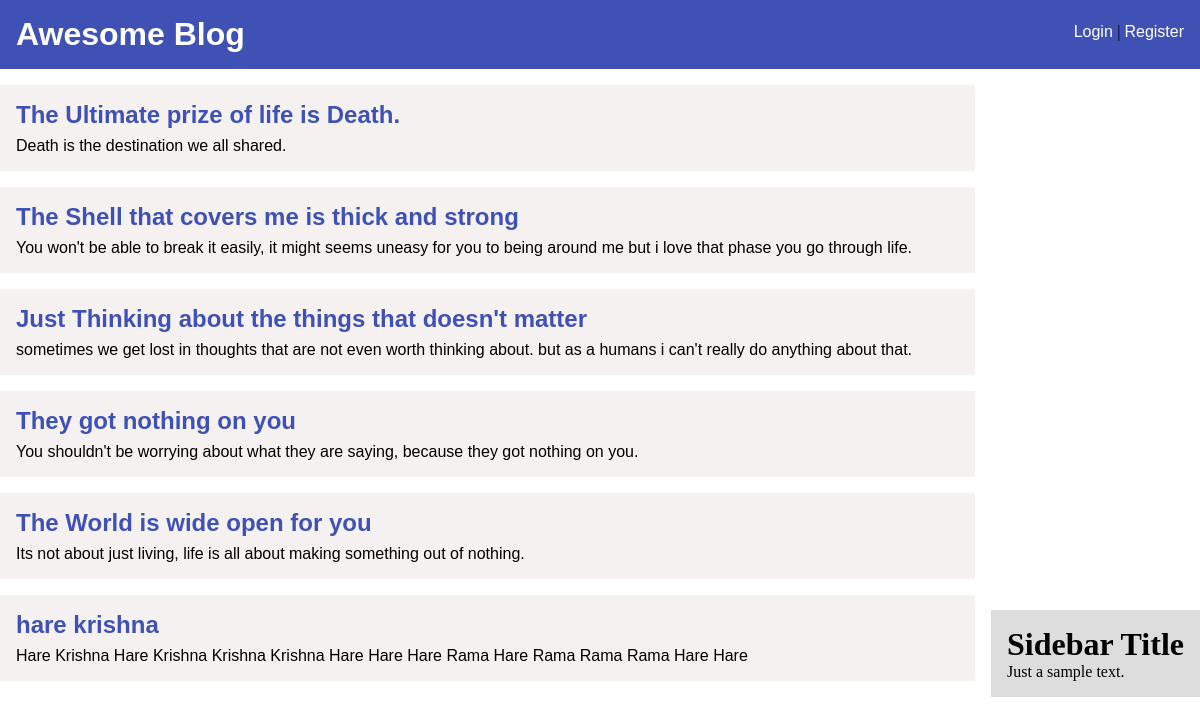
The page / on the database its author committed.
### blog/models.py (models this page shows, shortened)
class Post(models.Model):
	title = models.CharField(max_length=255)
	author = models.ForeignKey('auth.User',on_delete=models.CASCADE)
	body = models.TextField()

### blog/views.py (the view)
# urls.py: path('',HomeView.as_view(),name="home"),
class HomeView(ListView):
	model = Post
	template_name = 'home.html'
	context_object_name = 'posts'

### blog/templates/home.html
{% extends 'base.html' %}
{% block content %}
	{% for post in posts %}
		<div class="post_entry">
			<h2 class="post_title">
				<a href="{% url 'post-detail' post.pk %}">{{post.title}}</a>
			</h2>
			<p class="post_content">{{post.body}}</p>
		</div>
	{%endfor%}
{% endblock %}

### blog/templates/base.html (shortened to what this page needs)
<!DOCTYPE html>
<html>
<head>
	{% load static %}
	<link rel="stylesheet" type="text/css" href="{% static "css/style.css" %}">
</head>
<body>
	<header class="site_header">
		<div class="site_title">
			<h1><a href="{% url 'home'%}">Awesome Blog</a></h1>
			<div class="title_menu">
				{% if user.is_authenticated %}
					<a href="{% url 'post-new' %}"> + New Post </a> | <a href="{% url 'logout' %}"> Logout</a>
				{% else %}
					<a href="{% url 'login' %}">Login </a> | <a href="{% url 'register' %}"> Register</a>
				{%endif%}
			</div>
		</div>
	</header>
	<div class="content_wrapper">
		<div class="content">
			{% block content %}{% endblock%}
		</div>
		<div class="sidebar">
			<div class="widget">
				<h1 class="widget_title">Sidebar Title</h1>
				<p class="widget_content">Just a sample text.</p>
			</div>
		</div>
	</div>
</body>
</html>

### static/css/style.css (style rules this page uses)
* { margin:0; padding: 0; }
a { text-decoration: none; }
.site_header { padding: 1rem; background: #3F51B5; }
.site_title { margin: auto; max-width: 90rem; overflow:hidden; }
.site_title h1 { float: left; }
.site_title a { color: #fff; font-family: sans-serif; }
.title_menu { float: right; line-height: 2rem; }
.content_wrapper { max-width: 90rem; margin: auto; display: flex; margin-top: 1rem; align-items: end; }
.content { flex: 1 0 70%; margin-right: 1rem; }
.post_title a { font-family:sans-serif; color:#3F51B5; }
.post_entry { margin-bottom: 1rem; background: #f3eeeecf; padding: 1rem; }
.post_content { font-family: sans-serif; padding-top: .5rem; }
.sidebar { background: #ddd; padding: 1rem; }

### rows shown on the page
Post: title "The Ultimate prize of life is Death.", body "Death is the destination we all shared."
Post: title "The Shell that covers me is thick and strong", body "You won't be able to break it easily, it might seems uneasy for you to being around me but i love that phase you go through life."
Post: title "Just Thinking about the things that doesn't matter", body "sometimes we get lost in thoughts that are not even worth thinking about. but as a humans i can't really do anything about that."
Post: title "They got nothing on you", body "You shouldn't be worrying about what they are saying, because they got nothing on you."
Post: title "The World is wide open for you", body "Its not about just living, life is all about making something out of nothing."
Post: title "hare krishna", body "Hare Krishna Hare Krishna Krishna Krishna Hare Hare Hare Rama Hare Rama Rama Rama Hare Hare"
